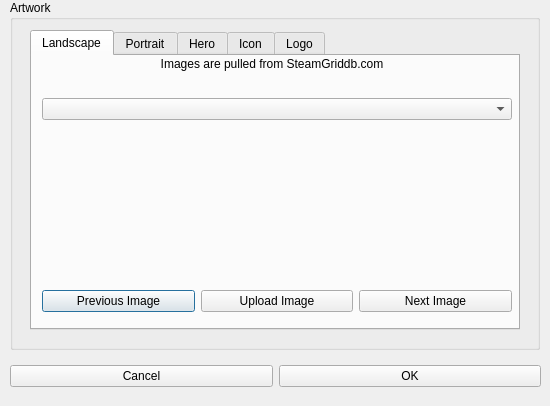
<?xml version="1.0" encoding="UTF-8"?>
<ui version="4.0">
 <class>ArtworkDialog</class>
 <widget class="QDialog" name="ArtworkDialog">
  <property name="geometry">
   <rect>
    <x>0</x>
    <y>0</y>
    <width>550</width>
    <height>406</height>
   </rect>
  </property>
  <property name="windowTitle">
   <string>Choose Artwork</string>
  </property>
  <widget class="QGroupBox" name="artwork_group_box">
   <property name="geometry">
    <rect>
     <x>10</x>
     <y>0</y>
     <width>530</width>
     <height>350</height>
    </rect>
   </property>
   <property name="title">
    <string>Artwork</string>
   </property>
   <widget class="QTabWidget" name="artwork_tabs">
    <property name="geometry">
     <rect>
      <x>20</x>
      <y>30</y>
      <width>490</width>
      <height>300</height>
     </rect>
    </property>
    <property name="currentIndex">
     <number>0</number>
    </property>
    <widget class="QWidget" name="landscapeTab">
     <attribute name="title">
      <string>Landscape</string>
     </attribute>
     <widget class="QLabel" name="landscape_disclaimer">
      <property name="geometry">
       <rect>
        <x>0</x>
        <y>0</y>
        <width>480</width>
        <height>16</height>
       </rect>
      </property>
      <property name="text">
       <string>Images are pulled from SteamGriddb.com</string>
      </property>
      <property name="alignment">
       <set>Qt::AlignCenter</set>
      </property>
     </widget>
     <widget class="QWidget" name="landscape_verticalLayoutWidget">
      <property name="geometry">
       <rect>
        <x>10</x>
        <y>10</y>
        <width>470</width>
        <height>280</height>
       </rect>
      </property>
      <layout class="QVBoxLayout" name="landscape_verticalLayout">
       <item>
        <widget class="QComboBox" name="landscape_game_combo"/>
       </item>
       <item>
        <layout class="QHBoxLayout" name="landscape_horizontalLayout_2">
         <item>
          <widget class="QLabel" name="landscape_label">
           <property name="maximumSize">
            <size>
             <width>200</width>
             <height>94</height>
            </size>
           </property>
           <property name="scaledContents">
            <bool>true</bool>
           </property>
          </widget>
         </item>
        </layout>
       </item>
       <item>
        <layout class="QHBoxLayout" name="landscape_horizontalLayout">
         <item>
          <widget class="QPushButton" name="landscape_prev_button">
           <property name="text">
            <string>Previous Image</string>
           </property>
          </widget>
         </item>
         <item>
          <widget class="QPushButton" name="landscape_upload_button">
           <property name="text">
            <string>Upload Image</string>
           </property>
          </widget>
         </item>
         <item>
          <widget class="QPushButton" name="landscape_next_button">
           <property name="text">
            <string>Next Image</string>
           </property>
          </widget>
         </item>
        </layout>
       </item>
      </layout>
     </widget>
    </widget>
    <widget class="QWidget" name="portraitTab">
     <attribute name="title">
      <string>Portrait</string>
     </attribute>
     <widget class="QLabel" name="portrait_disclaimer">
      <property name="geometry">
       <rect>
        <x>0</x>
        <y>0</y>
        <width>480</width>
        <height>16</height>
       </rect>
      </property>
      <property name="text">
       <string>Images are pulled from SteamGriddb.com</string>
      </property>
      <property name="alignment">
       <set>Qt::AlignCenter</set>
      </property>
     </widget>
     <widget class="QWidget" name="portrait_verticalLayoutWidget">
      <property name="geometry">
       <rect>
        <x>10</x>
        <y>10</y>
        <width>470</width>
        <height>280</height>
       </rect>
      </property>
      <layout class="QVBoxLayout" name="portrait_verticalLayout">
       <item>
        <widget class="QComboBox" name="portrait_game_combo"/>
       </item>
       <item>
        <layout class="QHBoxLayout" name="portrait_horizontalLayout_2">
         <item>
          <widget class="QLabel" name="portrait_label">
           <property name="maximumSize">
            <size>
             <width>94</width>
             <height>140</height>
            </size>
           </property>
           <property name="scaledContents">
            <bool>true</bool>
           </property>
          </widget>
         </item>
        </layout>
       </item>
       <item>
        <layout class="QHBoxLayout" name="portrait_horizontalLayout">
         <item>
          <widget class="QPushButton" name="portrait_prev_button">
           <property name="text">
            <string>Previous Image</string>
           </property>
          </widget>
         </item>
         <item>
          <widget class="QPushButton" name="portrait_upload_button">
           <property name="text">
            <string>Upload Image</string>
           </property>
          </widget>
         </item>
         <item>
          <widget class="QPushButton" name="portrait_next_button">
           <property name="text">
            <string>Next Image</string>
           </property>
          </widget>
         </item>
        </layout>
       </item>
      </layout>
     </widget>
    </widget>
    <widget class="QWidget" name="heroTab">
     <attribute name="title">
      <string>Hero</string>
     </attribute>
     <widget class="QLabel" name="hero_disclaimer">
      <property name="geometry">
       <rect>
        <x>0</x>
        <y>0</y>
        <width>480</width>
        <height>16</height>
       </rect>
      </property>
      <property name="text">
       <string>Images are pulled from SteamGriddb.com</string>
      </property>
      <property name="alignment">
       <set>Qt::AlignCenter</set>
      </property>
     </widget>
     <widget class="QWidget" name="hero_verticalLayoutWidget">
      <property name="geometry">
       <rect>
        <x>10</x>
        <y>10</y>
        <width>470</width>
        <height>280</height>
       </rect>
      </property>
      <layout class="QVBoxLayout" name="hero_verticalLayout">
       <item>
        <widget class="QComboBox" name="hero_game_combo"/>
       </item>
       <item>
        <layout class="QHBoxLayout" name="hero_horizontalLayout_2">
         <item>
          <widget class="QLabel" name="hero_label">
           <property name="maximumSize">
            <size>
             <width>200</width>
             <height>94</height>
            </size>
           </property>
           <property name="scaledContents">
            <bool>true</bool>
           </property>
          </widget>
         </item>
        </layout>
       </item>
       <item>
        <layout class="QHBoxLayout" name="hero_horizontalLayout">
         <item>
          <widget class="QPushButton" name="hero_prev_button">
           <property name="text">
            <string>Previous Image</string>
           </property>
          </widget>
         </item>
         <item>
          <widget class="QPushButton" name="hero_upload_button">
           <property name="text">
            <string>Upload Image</string>
           </property>
          </widget>
         </item>
         <item>
          <widget class="QPushButton" name="hero_next_button">
           <property name="text">
            <string>Next Image</string>
           </property>
          </widget>
         </item>
        </layout>
       </item>
      </layout>
     </widget>
    </widget>
    <widget class="QWidget" name="iconTab">
     <attribute name="title">
      <string>Icon</string>
     </attribute>
     <widget class="QLabel" name="icon_disclaimer">
      <property name="geometry">
       <rect>
        <x>0</x>
        <y>0</y>
        <width>480</width>
        <height>16</height>
       </rect>
      </property>
      <property name="text">
       <string>Images are pulled from SteamGriddb.com</string>
      </property>
      <property name="alignment">
       <set>Qt::AlignCenter</set>
      </property>
     </widget>
     <widget class="QWidget" name="icon_verticalLayoutWidget">
      <property name="geometry">
       <rect>
        <x>10</x>
        <y>10</y>
        <width>470</width>
        <height>280</height>
       </rect>
      </property>
      <layout class="QVBoxLayout" name="icon_verticalLayout">
       <item>
        <widget class="QComboBox" name="icon_game_combo"/>
       </item>
       <item>
        <layout class="QHBoxLayout" name="icon_horizontalLayout_2">
         <item>
          <widget class="QLabel" name="icon_label">
           <property name="maximumSize">
            <size>
             <width>94</width>
             <height>94</height>
            </size>
           </property>
           <property name="scaledContents">
            <bool>true</bool>
           </property>
          </widget>
         </item>
        </layout>
       </item>
       <item>
        <layout class="QHBoxLayout" name="icon_horizontalLayout">
         <item>
          <widget class="QPushButton" name="icon_prev_button">
           <property name="text">
            <string>Previous Image</string>
           </property>
          </widget>
         </item>
         <item>
          <widget class="QPushButton" name="icon_upload_button">
           <property name="text">
            <string>Upload Image</string>
           </property>
          </widget>
         </item>
         <item>
          <widget class="QPushButton" name="icon_next_button">
           <property name="text">
            <string>Next Image</string>
           </property>
          </widget>
         </item>
        </layout>
       </item>
      </layout>
     </widget>
    </widget>
    <widget class="QWidget" name="logoTab">
     <attribute name="title">
      <string>Logo</string>
     </attribute>
     <widget class="QLabel" name="logo_disclaimer">
      <property name="geometry">
       <rect>
        <x>0</x>
        <y>0</y>
        <width>480</width>
        <height>16</height>
       </rect>
      </property>
      <property name="text">
       <string>Images are pulled from SteamGriddb.com</string>
      </property>
      <property name="alignment">
       <set>Qt::AlignCenter</set>
      </property>
     </widget>
     <widget class="QWidget" name="logo_verticalLayoutWidget">
      <property name="geometry">
       <rect>
        <x>10</x>
        <y>10</y>
        <width>470</width>
        <height>280</height>
       </rect>
      </property>
      <layout class="QVBoxLayout" name="logo_verticalLayout">
       <item>
        <widget class="QComboBox" name="logo_game_combo"/>
       </item>
       <item>
        <layout class="QHBoxLayout" name="logo_horizontalLayout_2">
         <item>
          <widget class="QLabel" name="logo_label">
           <property name="maximumSize">
            <size>
             <width>200</width>
             <height>94</height>
            </size>
           </property>
           <property name="scaledContents">
            <bool>true</bool>
           </property>
          </widget>
         </item>
        </layout>
       </item>
       <item>
        <layout class="QHBoxLayout" name="logo_horizontalLayout">
         <item>
          <widget class="QPushButton" name="logo_prev_button">
           <property name="text">
            <string>Previous Image</string>
           </property>
          </widget>
         </item>
         <item>
          <widget class="QPushButton" name="logo_upload_button">
           <property name="text">
            <string>Upload Image</string>
           </property>
          </widget>
         </item>
         <item>
          <widget class="QPushButton" name="logo_next_button">
           <property name="text">
            <string>Next Image</string>
           </property>
          </widget>
         </item>
        </layout>
       </item>
      </layout>
     </widget>
    </widget>
   </widget>
  </widget>
  <widget class="QWidget" name="horizontalLayoutWidget">
   <property name="geometry">
    <rect>
     <x>10</x>
     <y>360</y>
     <width>531</width>
     <height>32</height>
    </rect>
   </property>
   <layout class="QHBoxLayout" name="horizontalLayout">
    <item>
     <widget class="QPushButton" name="cancel_button">
      <property name="text">
       <string>Cancel</string>
      </property>
     </widget>
    </item>
    <item>
     <widget class="QPushButton" name="ok_button">
      <property name="text">
       <string>OK</string>
      </property>
     </widget>
    </item>
   </layout>
  </widget>
 </widget>
 <resources/>
 <connections/>
</ui>
